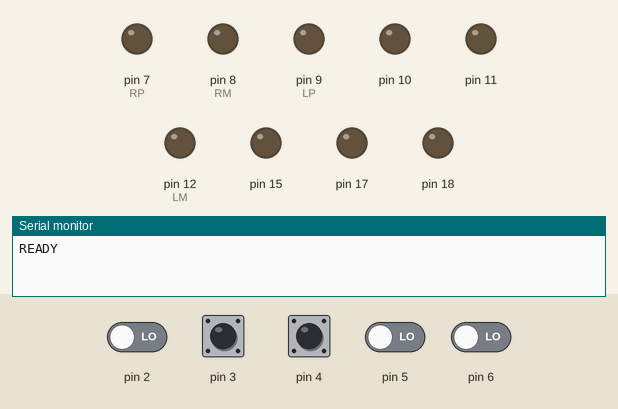
Simulated run of this sketch. Board: Arduino Uno, built with avr-gcc and run on an emulated ATmega328P. On the bench: output pins drawn as LEDs (lit = HIGH), the last lines printed to the serial monitor. The test bench sets the inputs (shaded band); at power-on: pin 2–6 LOW.

Above: at 1.2 s.
1.3 s: pin 4 pulsed HIGH 5 times (0.12 s each, 0.3 s apart)
At 4.8 s:
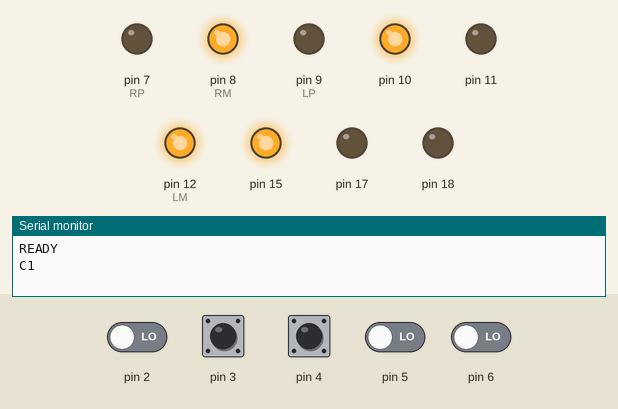
5.8 s: pin 3 pulsed HIGH 2 times (0.12 s each, 0.3 s apart)
At 9.5 s:
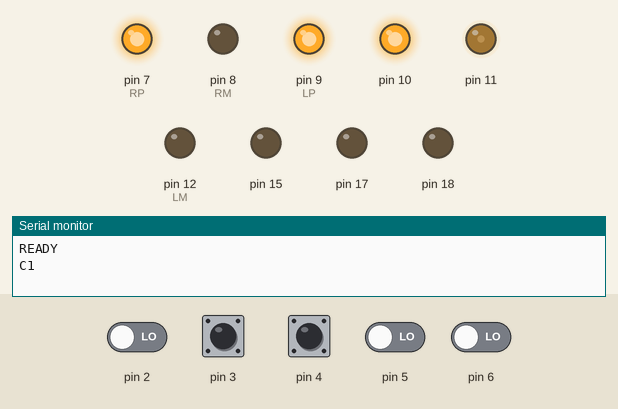
At 14.9 s:
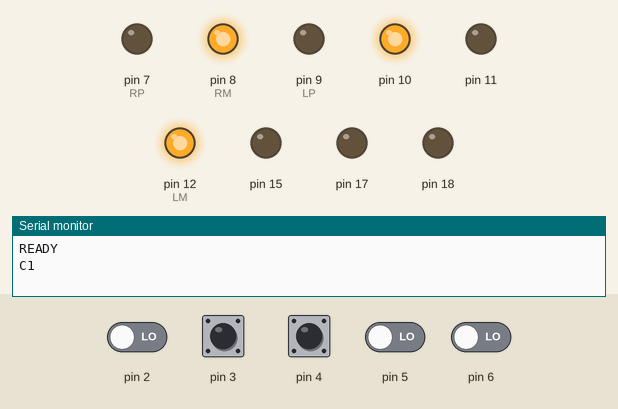
Timing chart, 0 to 15.4 s (numbered marks = the images above; inputs shaded):
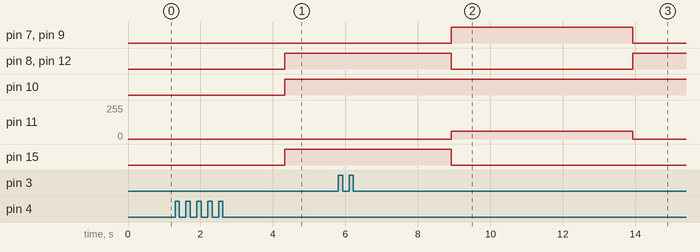

The sketch:

CLEANING_ROBOT.ino
```cpp
#define CH1 2
#define CH2 3
#define CH3 4
#define CH4 5
#define CH5 6


#define RP 7
#define RM 8
#define LP 9
#define LM 12

#define SPEED 150
int LSpeed = 0, RSpeed = 0;
int Steering = 0, Throttle = 0, C1 = 0, C2 = 0, C3 = 0;
void setup() {
  // put your setup code here, to run once:
  pinMode(2, INPUT);
  pinMode(3, INPUT);
  pinMode(4, INPUT);
  pinMode(5, INPUT);
  pinMode(6, INPUT);
  pinMode(7, INPUT);

  pinMode(15, OUTPUT);
  pinMode(17, OUTPUT);
  pinMode(18, OUTPUT);

  pinMode(7, OUTPUT);
  pinMode(8, OUTPUT);
  pinMode(9, OUTPUT);
  pinMode(10, OUTPUT);
  pinMode(11, OUTPUT);
  pinMode(12, OUTPUT);

  //  digitalWrite(RP, HIGH);
  //  digitalWrite(LP, HIGH);
  //
  //  digitalWrite(RM, LOW);
  //  digitalWrite(LM, LOW);


  Serial.begin(9600);
  Serial.println("READY");
}

void loop() {
  Steering = map(pulseIn(2, HIGH), 870, 2120, -40, 40);
  Throttle = map(pulseIn(3, HIGH), 870, 2120, -40, 40);
  C1 = map(pulseIn(4, HIGH), 870, 2120, -40, 40);
  C2 = map(pulseIn(5, HIGH), 870, 2120, -40, 40);
  C3 = map(pulseIn(6, HIGH), 870, 2120, -40, 40);
  //Serial.println("C1:"+String(C3));
  if (C1 >= 0) {
    digitalWrite(15, 1);
    Serial.println("C1");
  }
  else {
    digitalWrite(15, 0);
  }
  if (C2 >= 0) {
    digitalWrite(17, 1);
    Serial.println("C2");
  }
  else {
    digitalWrite(17, 0);
  }
  if (C3 >= 0) {
    digitalWrite(18, 1);
    Serial.println("C3");
  }
  else {
    digitalWrite(18, 0);
  }

  LSpeed = Throttle  ;
  RSpeed = Throttle ;

  LSpeed = LSpeed - Steering ;
  RSpeed = RSpeed + Steering;

  if ((RSpeed >= 1)) {
    digitalWrite(RP, HIGH);
    digitalWrite(RM, LOW);
  }
  else {
    digitalWrite(RP, LOW);
    digitalWrite(RM, HIGH);
  }

  if ((LSpeed >= 1)) {
    digitalWrite(LP, HIGH);
    digitalWrite(LM, LOW);
  }
  else {
    digitalWrite(LP, LOW);
    digitalWrite(LM, HIGH);
  }

  LSpeed = abs(LSpeed);
  RSpeed = abs(RSpeed);
  LSpeed = map(LSpeed, 0, 40, 0, 255);
  RSpeed = map(RSpeed, 0, 40, 0, 255);
  if (LSpeed >= 255) {
    LSpeed = 255;
  }
  if (RSpeed >= 255) {
    RSpeed = 255;
  }

  analogWrite(10, RSpeed);
  analogWrite(11, LSpeed);

  //
  //
  //
  //Serial.println(String(LSpeed) + "||" + String(RSpeed));

  delay(10);
}

//if (C1 >= 0) {
//    digitalWrite(14, HIGH);
//  }
//  else {
//    digitalWrite(14, LOW);
//  }
//  if (C2 >= 0) {
//    digitalWrite(15, HIGH);
//  }
//  else {
//    digitalWrite(15, LOW);
//  }
//  if (C3 >= 0) {
//    digitalWrite(16, HIGH);
//  }
//  else {
//    digitalWrite(16, LOW);
//  }
```

Measured:
- after the input at 1.3 s, pin 8 (RM), pin 10, pin 12 (LM): LOW → HIGH after 3.0 s instead of 3.7 s; pin 15: LOW → HIGH after 3.0 s
- after the input at 5.8 s, pin 7 (RP), pin 9 (LP): LOW → HIGH after 3.1 s, → LOW 5.0 s later; pin 8 (RM), pin 12 (LM): HIGH → LOW after 3.1 s, → HIGH 5.0 s later; pin 11: 0/255 → 57/255 after 3.1 s, → 0/255 5.0 s later; pin 15: HIGH → LOW after 3.1 s instead of 3.5 s
